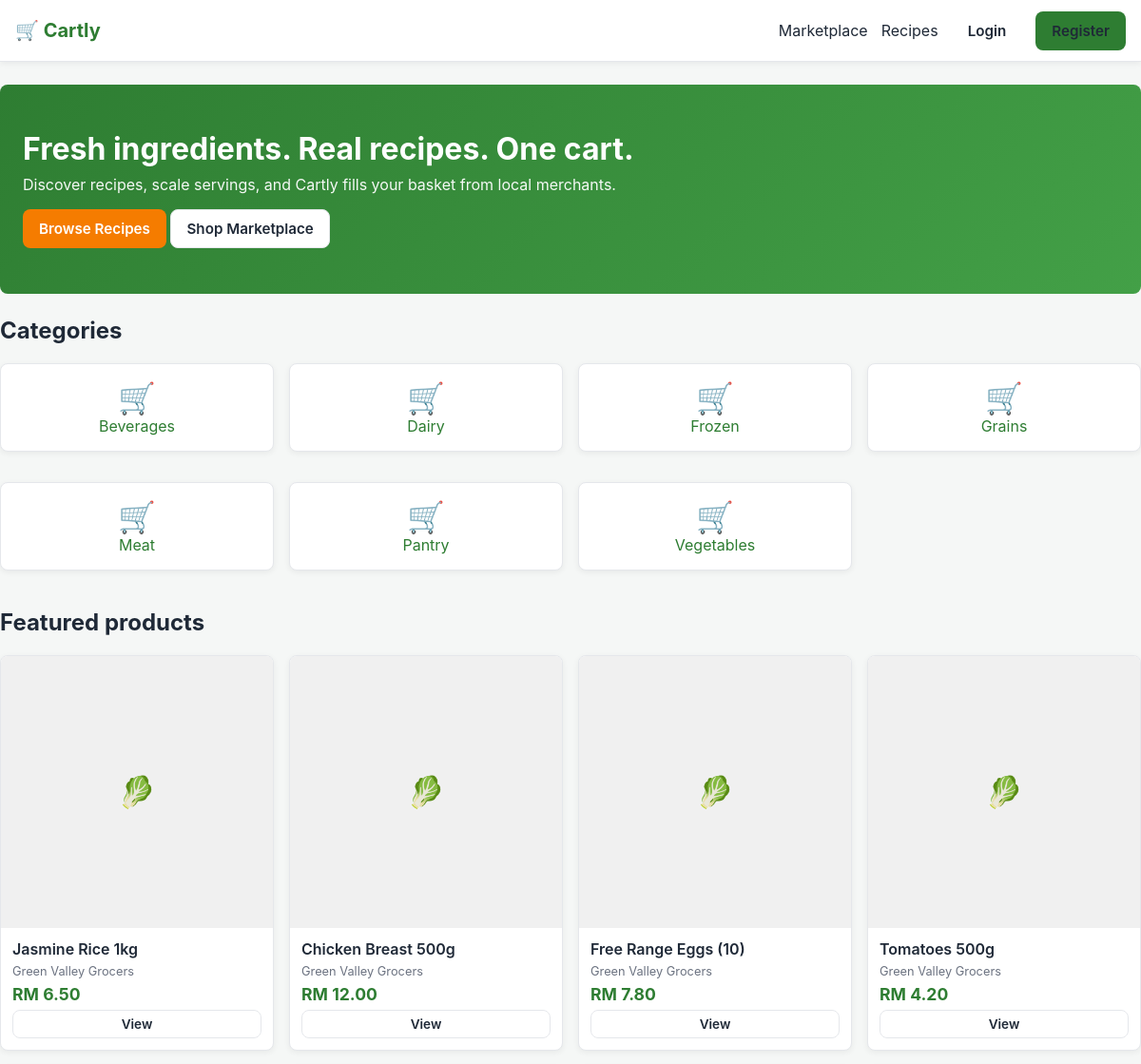
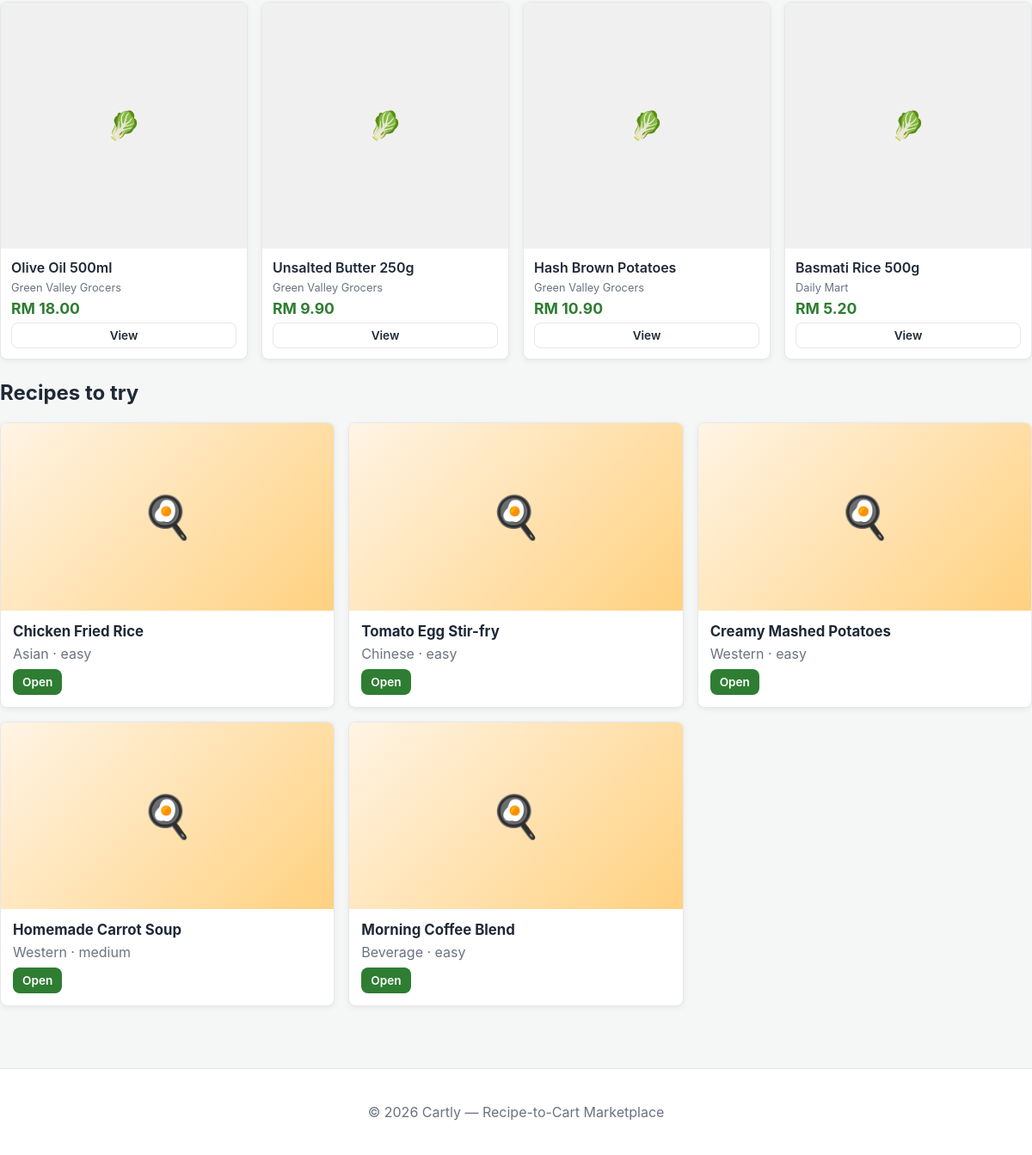
The page / on the database its author committed (2 pictures, top to bottom).
### tables this page shows
CREATE TABLE categories (
  category_id   INT AUTO_INCREMENT PRIMARY KEY,
  category_name VARCHAR(100) NOT NULL,
  category_icon VARCHAR(255),
  status        ENUM('active','inactive') NOT NULL DEFAULT 'active'
);

CREATE TABLE products (
  product_id       INT AUTO_INCREMENT PRIMARY KEY,
  store_id         INT NOT NULL,
  category_id      INT,
  ingredient_id    INT,
  product_name     VARCHAR(150) NOT NULL,
  description      TEXT,
  price            DECIMAL(10,2) NOT NULL DEFAULT 0,
  stock_quantity   INT NOT NULL DEFAULT 0,
  package_quantity DECIMAL(10,2) NOT NULL DEFAULT 1,
  package_unit     VARCHAR(30),
  image            VARCHAR(255),
  rating           DECIMAL(3,2) DEFAULT 0.00,
  status           ENUM('active','inactive','out_of_stock') NOT NULL DEFAULT 'active',
  created_at       DATETIME DEFAULT CURRENT_TIMESTAMP,
  FOREIGN KEY (store_id)      REFERENCES stores(store_id) ON DELETE CASCADE,
  FOREIGN KEY (category_id)   REFERENCES categories(category_id) ON DELETE SET NULL,
  FOREIGN KEY (ingredient_id) REFERENCES ingredients(ingredient_id) ON DELETE SET NULL
);

CREATE TABLE stores (
  store_id          INT AUTO_INCREMENT PRIMARY KEY,
  user_id           INT NOT NULL,
  store_name        VARCHAR(100) NOT NULL,
  store_description TEXT,
  store_logo        VARCHAR(255),
  contact_email     VARCHAR(100),
  contact_phone     VARCHAR(20),
  store_address     TEXT,
  opening_time      TIME,
  closing_time      TIME,
  store_status      ENUM('pending','approved','rejected','closed') NOT NULL DEFAULT 'pending',
  admin_note        TEXT,
  rating            DECIMAL(3,2) DEFAULT 0.00,
  created_at        DATETIME DEFAULT CURRENT_TIMESTAMP,
  FOREIGN KEY (user_id) REFERENCES users(user_id) ON DELETE CASCADE
);

CREATE TABLE recipes (
  recipe_id     INT AUTO_INCREMENT PRIMARY KEY,
  user_id       INT NOT NULL,
  recipe_title  VARCHAR(150) NOT NULL,
  description   TEXT,
  instructions  TEXT,
  base_servings INT NOT NULL DEFAULT 1,
  cuisine_type  VARCHAR(50),
  difficulty    ENUM('easy','medium','hard') NOT NULL DEFAULT 'easy',
  prep_time     INT DEFAULT 0,
  cook_time     INT DEFAULT 0,
  image         VARCHAR(255),
  status        ENUM('active','hidden','removed') NOT NULL DEFAULT 'active',
  created_at    DATETIME DEFAULT CURRENT_TIMESTAMP,
  FOREIGN KEY (user_id) REFERENCES users(user_id) ON DELETE CASCADE
);

### app/helper/Controller.php (called while the page is built, shortened)
<?php
abstract class Controller
{
    protected function view(string $view, array $data = [], ?string $layout = 'layout/customer-layout'): void
    {
        $viewPath = dirname(__DIR__) . '/views/' . $view . '.php';
        extract($data, EXTR_SKIP);
        include $viewPath;
        $content = ob_get_clean();
        $layoutPath = dirname(__DIR__) . '/views/' . $layout . '.php';
        include $layoutPath;
    }
}

### app/controllers/HomeController.php (called while the page is built, shortened)
<?php
class HomeController extends Controller
{
    public function index(): void
    {
        $featured = array_slice((new Product())->active(), 0, 8);
        $recipes  = array_slice((new Recipe())->active(), 0, 6);
        $cats     = (new Category())->active();
        $this->view('customer/home', [
            'title'    => 'Cartly · Recipe-to-Cart Marketplace',
            'featured' => $featured,
            'recipes'  => $recipes,
            'cats'     => $cats,
        ]);
    }
}

### public/index.php (called while the page is built, shortened)
<?php
require_once APP_PATH . '/helper/Autoload.php';
require_once BASE_PATH . '/config/database.php';
require_once APP_PATH . '/helper/Router.php';
require_once APP_PATH . '/helper/Controller.php';
require_once APP_PATH . '/helper/Model.php';
require_once APP_PATH . '/helper/AuthHelper.php';
$router = new Router();
$method = $_SERVER['REQUEST_METHOD'] ?? 'GET';
$uri = parse_url($_SERVER['REQUEST_URI'] ?? '/', PHP_URL_PATH) ?? '/';
$router->dispatch($method, $uri);

### app/helper/Autoload.php (called while the page is built, shortened)
<?php
spl_autoload_register(function (string $class): void {
    $parts = explode('\\', substr($class, 4));
    $map = [
        'Controllers' => 'controllers',
        'Models'      => 'models',
        'Helpers'     => 'helper',
    ];
    $top = array_shift($parts);
    $rel = $map[$top] . '/' . implode('/', $parts) . '.php';
    $path = dirname(__DIR__) . '/' . $rel;
    if (is_file($path)) {
        return;
    }
});

### config/database.php (called while the page is built, shortened)
<?php
function db(): PDO
{
    static $pdo = null;
    if ($pdo === null) {
        $dsn = sprintf(
            'mysql:host=%s;port=%s;dbname=%s;charset=%s',
            DB_HOST, DB_PORT, DB_NAME, DB_CHARSET
        );
        $options = [
            PDO::ATTR_ERRMODE            => PDO::ERRMODE_EXCEPTION,
            PDO::ATTR_DEFAULT_FETCH_MODE => PDO::FETCH_ASSOC,
            PDO::ATTR_EMULATE_PREPARES   => false,
        ];
        $pdo = new PDO($dsn, DB_USER, DB_PASS, $options);
    }
    return $pdo;
}

### app/helper/Model.php (called while the page is built, shortened)
<?php
abstract class Model
{
    protected function db(): PDO
    {
        return db();
    }
    public function query(string $sql, array $params = []): array
    {
        $stmt = $this->db()->prepare($sql);
        $stmt->execute($params);
        return $stmt->fetchAll();
    }
}

### app/models/Category.php (called while the page is built, shortened)
<?php
class Category extends Model
{
    public function active(): array
    {
        return $this->query("SELECT * FROM categories WHERE status='active' ORDER BY category_name");
    }
}

### app/models/Product.php (called while the page is built, shortened)
<?php
class Product extends Model
{
    public function active(string $search = '', ?int $categoryId = null): array
    {
        $sql = "SELECT p.*, s.store_name, s.rating AS store_rating, c.category_name, i.ingredient_name
                FROM products p
                JOIN stores s    ON s.store_id = p.store_id
                LEFT JOIN categories c ON c.category_id = p.category_id
                LEFT JOIN ingredients i ON i.ingredient_id = p.ingredient_id
                WHERE p.status='active' AND s.store_status='approved'";
        $params = [];
        $sql .= " ORDER BY p.created_at DESC";
        return $this->query($sql, $params);
    }
}

### app/models/Recipe.php (called while the page is built, shortened)
<?php
class Recipe extends Model
{
    public function active(string $search = ''): array
    {
        $sql = "SELECT r.*, u.username FROM recipes r
                JOIN users u ON u.user_id = r.user_id
                WHERE r.status='active'";
        $p = [];
        $sql .= " ORDER BY r.created_at DESC";
        return $this->query($sql, $p);
    }
}

### app/helper/AuthHelper.php (called while the page is built, shortened)
<?php
class AuthHelper
{
    public static function user(): ?array
    {
        return $_SESSION['user'] ?? null;
    }
}

### app/views/customer/home.php (the view)
<section class="hero">
  <h1>Fresh ingredients. Real recipes. One cart.</h1>
  <p>Discover recipes, scale servings, and Cartly fills your basket from local merchants.</p>
  <a class="btn btn-accent" href="<?= BASE_URL ?>/recipes">Browse Recipes</a>
  <a class="btn btn-outline" href="<?= BASE_URL ?>/products">Shop Marketplace</a>
</section>
<?php if (!empty($cats)): ?>
  <section class="mb-3">
    <h2>Categories</h2>
    <div class="grid grid-4">
      <?php foreach (array_slice($cats, 0, 8) as $c): ?>
        <a class="card text-center" href="<?= BASE_URL ?>/products?cid=<?= (int) $c['category_id'] ?>">
          <div style="font-size:2rem">🛒</div>
          <div><?= htmlspecialchars($c['category_name']) ?></div>
        </a>
      <?php endforeach; ?>
    </div>
  </section>
<?php endif; ?>
<section class="mb-3">
  <h2>Featured products</h2>
  <div class="product-grid">
    <?php foreach ($featured as $p): ?>
      <div class="product-card">
        <div class="thumb">
          <?php if (!empty($p['image'])): ?>
            <img src="<?= UPLOAD_URL ?>/<?= htmlspecialchars($p['image']) ?>"
              alt="<?= htmlspecialchars($p['product_name']) ?>">
          <?php else: ?>
            🥬
          <?php endif; ?>
        </div>
        <div class="body">
          <div class="name"><?= htmlspecialchars($p['product_name']) ?></div>
          <div class="meta"><?= htmlspecialchars($p['store_name']) ?></div>
          <div class="price">RM <?= number_format((float) $p['price'], 2) ?></div>
          <a class="btn btn-outline btn-sm" href="<?= BASE_URL ?>/products/<?= (int) $p['product_id'] ?>">View</a>
        </div>
      </div>
    <?php endforeach; ?>
  </div>
</section>
<section>
  <h2>Recipes to try</h2>
  <div class="recipe-grid">
    <?php foreach ($recipes as $r): ?>
      <div class="recipe-card">
        <div class="thumb">
          <?php if (!empty($r['image'])): ?>
            <img src="<?= UPLOAD_URL ?>/<?= htmlspecialchars($r['image']) ?>"
              alt="<?= htmlspecialchars($r['recipe_title']) ?>">
          <?php else: ?>
            🍳
          <?php endif; ?>
        </div>
        <div class="body">
          <h3><?= htmlspecialchars($r['recipe_title']) ?></h3>
          <div class="text-muted"><?= htmlspecialchars($r['cuisine_type']) ?> · <?= htmlspecialchars($r['difficulty']) ?>
          </div>
          <a class="btn btn-primary btn-sm mt-1" href="<?= BASE_URL ?>/recipes/<?= (int) $r['recipe_id'] ?>">Open</a>
        </div>
      </div>
    <?php endforeach; ?>
  </div>
</section>

### app/helper/Router.php (shortened to what this page needs)
<?php
class Router
{
    private array $routes = ['GET' => [], 'POST' => []];
    public function get(string $path, $handler, array $middleware = []): void
    {
        $this->routes['GET'][$this->norm($path)] = compact('handler', 'middleware');
    }
    public function post(string $path, $handler, array $middleware = []): void
    {
        $this->routes['POST'][$this->norm($path)] = compact('handler', 'middleware');
    }
    public function dispatch(string $method, string $uri): void
    {
        $uri = $this->norm($uri);
        $method = strtoupper($method);
        $table = $this->routes[$method] ?? [];
        foreach ($table as $pattern => $route) {
            $regex = $this->compile($pattern);
            if (preg_match($regex, $uri, $m)) {
                $params = array_filter($m, 'is_string', ARRAY_FILTER_USE_KEY);
                $this->call($route['handler'], $params);
                return;
            }
        }
    }
    private function call($handler, array $params): void
    {
        if (is_array($handler) && count($handler) === 2) {
            [$class, $method] = $handler;
            $instance = new $class();
            $instance->{$method}(...array_values($params));
            return;
        }
        throw new \RuntimeException('Invalid route handler');
    }
    private function compile(string $pattern): string
    {
        $regex = preg_replace('#\{([a-zA-Z_][a-zA-Z0-9_]*)\}#', '(?P<$1>[^/]+)', $pattern);
        return '#^' . $regex . '$#';
    }
    private function norm(string $path): string
    {
        $path = '/' . trim($path, '/');
        return $path === '/' ? '/' : rtrim($path, '/');
    }
}

### app/views/layout/header.php (shortened to what this page needs)
<?php
$user = AuthHelper::user();
$role = AuthHelper::role();
?>
<!doctype html>
<html lang="en">
<head>
  <link rel="stylesheet" href="<?= ASSET_URL ?>/css/style.css">
  <link rel="stylesheet" href="<?= ASSET_URL ?>/css/auth.css">
  <link rel="stylesheet" href="<?= ASSET_URL ?>/css/marketplace.css">
  <link rel="stylesheet" href="<?= ASSET_URL ?>/css/dashboard.css">
</head>
<body>
  <header class="site-header">
    <div class="container nav">
      <a class="brand" href="<?= BASE_URL ?>/">🛒 Cartly</a>
      <nav class="nav-links">
        <a href="<?= BASE_URL ?>/products">Marketplace</a>
        <a href="<?= BASE_URL ?>/recipes">Recipes</a>
        <?php if ($user): ?>
          <a href="<?= BASE_URL ?>/dashboard">Dashboard</a>
          <a href="<?= BASE_URL ?>/cart">Cart</a>
          <a href="<?= BASE_URL ?>/orders">Orders</a>
          <a href="<?= BASE_URL ?>/saved-recipes">Saved</a>
          <a href="<?= BASE_URL ?>/profile">Profile</a>
          <?php if ($role === 'merchant'): ?>
            <a href="<?= BASE_URL ?>/merchant">Merchant</a>
          <?php endif; ?>
          <?php if ($role === 'admin'): ?>
            <a href="<?= BASE_URL ?>/admin">Admin</a>
          <?php endif; ?>
          <span class="user-chip">Hi, <?= htmlspecialchars($user['username']) ?></span>
          <a class="btn btn-ghost" href="<?= BASE_URL ?>/auth/logout">Logout</a>
        <?php else: ?>
          <a class="btn btn-ghost" href="<?= BASE_URL ?>/auth/login">Login</a>
          <a class="btn btn-primary" href="<?= BASE_URL ?>/auth/register">Register</a>
        <?php endif; ?>
      </nav>
    </div>
  </header>
  <main class="container main-content">

### app/views/layout/customer-layout.php
<?php include __DIR__ . '/header.php'; ?>
<?= $content ?? '' ?>
<?php include __DIR__ . '/footer.php'; ?>

### app/views/layout/footer.php (shortened to what this page needs)
</main>
<footer class="site-footer">
  <div class="container">
    <p>&copy; <?= date('Y') ?> Cartly &mdash; Recipe-to-Cart Marketplace</p>
  </div>
</footer>
</body>
</html>

### public/assets/css/style.css (style rules this page uses)
:root { --green-primary:#2e7d32; --green-primary-dark:#1b5e20; --orange-accent:#f57c00; --gray-bg:#f5f7f6; --text:#1f2937; --muted:#6b7280; --border:#e5e7eb; --danger:#dc2626; --warning:#d97706; --radius:8px; --shadow:0 2px 6px rgba(0,0,0,.06); }
* { box-sizing:border-box }
html,body { margin:0;padding:0;font-family:-apple-system,Segoe UI,Roboto,sans-serif;color:var(--text);background:var(--gray-bg) }
a { color:var(--green-primary);text-decoration:none }
.container { max-width:1200px;margin:0 auto;padding:0 16px }
.site-header { background:#fff;border-bottom:1px solid var(--border);box-shadow:var(--shadow);position:sticky;top:0;z-index:10 }
.nav { display:flex;align-items:center;justify-content:space-between;height:64px }
.brand { font-size:1.25rem;font-weight:700;color:var(--green-primary) }
.nav-links { display:flex;gap:14px;align-items:center }
.nav-links a { color:var(--text) }
.site-footer { background:#fff;border-top:1px solid var(--border);padding:24px 0;margin-top:48px;text-align:center;color:var(--muted) }
.main-content { padding:24px 0;min-height:60vh }
.btn { display:inline-block;padding:10px 16px;border-radius:var(--radius);border:1px solid transparent;font-weight:600;cursor:pointer;font-size:.95rem;background:#fff;color:var(--text);text-align:center }
.btn-primary { background:var(--green-primary);color:#fff }
.btn-accent { background:var(--orange-accent);color:#fff }
.btn-outline { background:#fff;border-color:var(--border) }
.btn-ghost { background:transparent }
.btn-sm { padding:6px 10px;font-size:.85rem }
.card { background:#fff;border:1px solid var(--border);border-radius:var(--radius);box-shadow:var(--shadow);padding:16px;margin-bottom:16px }
.text-muted { color:var(--muted) }
.text-center { text-align:center }
.mt-1 { margin-top:8px }
.mb-3 { margin-bottom:24px }
.grid { display:grid;gap:16px }
.grid-4 { grid-template-columns:repeat(4,1fr) }

### public/assets/css/marketplace.css (style rules this page uses)
.hero { background:linear-gradient(135deg,var(--green-primary),#43a047);color:#fff;padding:48px 24px;border-radius:var(--radius);margin-bottom:24px }
.hero h1 { margin:0 0 8px;font-size:2rem }
.hero p { margin:0 0 16px;opacity:.95 }
.product-grid { display:grid;grid-template-columns:repeat(4,1fr);gap:16px }
.product-card { background:#fff;border:1px solid var(--border);border-radius:var(--radius);box-shadow:var(--shadow);overflow:hidden;display:flex;flex-direction:column }
.product-card .thumb { aspect-ratio:1;background:#f0f0f0;display:flex;align-items:center;justify-content:center;color:var(--muted);font-size:2rem }
.product-card .body { padding:12px;flex:1;display:flex;flex-direction:column;gap:6px }
.product-card .name { font-weight:600 }
.product-card .meta { font-size:.8rem;color:var(--muted) }
.product-card .price { font-size:1.1rem;font-weight:700;color:var(--green-primary) }
.recipe-grid { display:grid;grid-template-columns:repeat(3,1fr);gap:16px }
.recipe-card { background:#fff;border:1px solid var(--border);border-radius:var(--radius);box-shadow:var(--shadow);overflow:hidden }
.recipe-card .thumb { aspect-ratio:16/9;background:linear-gradient(135deg,#fff4e5,#ffd180);display:flex;align-items:center;justify-content:center;font-size:3rem }
.recipe-card .body { padding:14px }
.recipe-card h3 { margin:0 0 6px;font-size:1.05rem }

### rows shown on the page
categories: category_name "Beverages"
categories: category_name "Dairy"
categories: category_name "Frozen"
categories: category_name "Grains"
categories: category_name "Meat"
categories: category_name "Pantry"
categories: category_name "Vegetables"
products: product_name "Jasmine Rice 1kg", store.store_name "Green Valley Grocers", price "6.50"
products: product_name "Chicken Breast 500g", store.store_name "Green Valley Grocers", price "12.00"
products: product_name "Free Range Eggs (10)", store.store_name "Green Valley Grocers", price "7.80"
products: product_name "Tomatoes 500g", store.store_name "Green Valley Grocers", price "4.20"
products: product_name "Olive Oil 500ml", store.store_name "Green Valley Grocers", price "18.00"
products: product_name "Unsalted Butter 250g", store.store_name "Green Valley Grocers", price "9.90"
products: product_name "Hash Brown Potatoes", store.store_name "Green Valley Grocers", price "10.90"
products: product_name "Basmati Rice 500g", store.store_name "Daily Mart", price "5.20"
recipes: recipe_title "Chicken Fried Rice", cuisine_type "Asian", difficulty "easy"
recipes: recipe_title "Tomato Egg Stir-fry", cuisine_type "Chinese", difficulty "easy"
recipes: recipe_title "Creamy Mashed Potatoes", cuisine_type "Western", difficulty "easy"
recipes: recipe_title "Homemade Carrot Soup", cuisine_type "Western", difficulty "medium"
recipes: recipe_title "Morning Coffee Blend", cuisine_type "Beverage", difficulty "easy"
